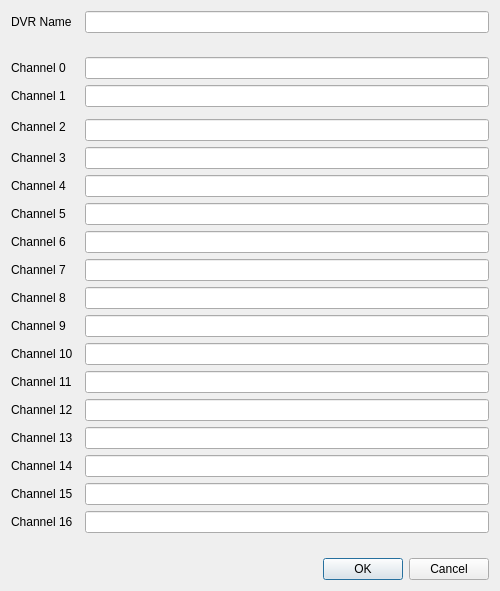
<?xml version="1.0" encoding="UTF-8"?>
<ui version="4.0">
 <class>Dialog</class>
 <widget class="QDialog" name="Dialog">
  <property name="geometry">
   <rect>
    <x>0</x>
    <y>0</y>
    <width>500</width>
    <height>591</height>
   </rect>
  </property>
  <property name="windowTitle">
   <string>Dialog</string>
  </property>
  <layout class="QGridLayout" name="gridLayout_2">
   <item row="0" column="0">
    <layout class="QGridLayout" name="gridLayout">
     <item row="14" column="2">
      <widget class="QLineEdit" name="ch10"/>
     </item>
     <item row="16" column="0">
      <widget class="QLabel" name="label_ch12">
       <property name="text">
        <string>Channel 12</string>
       </property>
      </widget>
     </item>
     <item row="21" column="0">
      <spacer name="verticalSpacer_2">
       <property name="orientation">
        <enum>Qt::Vertical</enum>
       </property>
       <property name="sizeHint" stdset="0">
        <size>
         <width>20</width>
         <height>40</height>
        </size>
       </property>
      </spacer>
     </item>
     <item row="12" column="2">
      <widget class="QLineEdit" name="ch8"/>
     </item>
     <item row="8" column="2">
      <widget class="QLineEdit" name="ch4"/>
     </item>
     <item row="7" column="0">
      <widget class="QLabel" name="label_ch3">
       <property name="text">
        <string>Channel 3</string>
       </property>
      </widget>
     </item>
     <item row="13" column="2">
      <widget class="QLineEdit" name="ch9"/>
     </item>
     <item row="17" column="2">
      <widget class="QLineEdit" name="ch13"/>
     </item>
     <item row="7" column="2">
      <widget class="QLineEdit" name="ch3"/>
     </item>
     <item row="14" column="0">
      <widget class="QLabel" name="label_ch10">
       <property name="text">
        <string>Channel 10</string>
       </property>
      </widget>
     </item>
     <item row="8" column="0">
      <widget class="QLabel" name="label_ch4">
       <property name="text">
        <string>Channel 4</string>
       </property>
      </widget>
     </item>
     <item row="11" column="2">
      <widget class="QLineEdit" name="ch7"/>
     </item>
     <item row="19" column="2">
      <widget class="QLineEdit" name="ch15"/>
     </item>
     <item row="20" column="0">
      <widget class="QLabel" name="label_ch16">
       <property name="text">
        <string>Channel 16</string>
       </property>
      </widget>
     </item>
     <item row="4" column="0">
      <widget class="QLabel" name="label_ch1">
       <property name="text">
        <string>Channel 1</string>
       </property>
      </widget>
     </item>
     <item row="4" column="2">
      <widget class="QLineEdit" name="ch1"/>
     </item>
     <item row="0" column="2">
      <widget class="QLineEdit" name="DVRname"/>
     </item>
     <item row="15" column="0">
      <widget class="QLabel" name="label_ch11">
       <property name="text">
        <string>Channel 11</string>
       </property>
      </widget>
     </item>
     <item row="9" column="0">
      <widget class="QLabel" name="label_ch5">
       <property name="text">
        <string>Channel 5</string>
       </property>
      </widget>
     </item>
     <item row="11" column="0">
      <widget class="QLabel" name="label_ch7">
       <property name="text">
        <string>Channel 7</string>
       </property>
      </widget>
     </item>
     <item row="13" column="0">
      <widget class="QLabel" name="label_ch9">
       <property name="text">
        <string>Channel 9</string>
       </property>
      </widget>
     </item>
     <item row="10" column="2">
      <widget class="QLineEdit" name="ch6"/>
     </item>
     <item row="12" column="0">
      <widget class="QLabel" name="label_ch8">
       <property name="text">
        <string>Channel 8</string>
       </property>
      </widget>
     </item>
     <item row="20" column="2">
      <widget class="QLineEdit" name="ch16"/>
     </item>
     <item row="0" column="0">
      <widget class="QLabel" name="label">
       <property name="text">
        <string>DVR Name</string>
       </property>
      </widget>
     </item>
     <item row="3" column="2">
      <widget class="QLineEdit" name="ch0"/>
     </item>
     <item row="17" column="0">
      <widget class="QLabel" name="label_ch13">
       <property name="text">
        <string>Channel 13</string>
       </property>
      </widget>
     </item>
     <item row="18" column="2">
      <widget class="QLineEdit" name="ch14"/>
     </item>
     <item row="30" column="0" colspan="3">
      <widget class="QDialogButtonBox" name="buttonBox">
       <property name="orientation">
        <enum>Qt::Horizontal</enum>
       </property>
       <property name="standardButtons">
        <set>QDialogButtonBox::Cancel|QDialogButtonBox::Ok</set>
       </property>
      </widget>
     </item>
     <item row="18" column="0">
      <widget class="QLabel" name="label_ch14">
       <property name="text">
        <string>Channel 14</string>
       </property>
      </widget>
     </item>
     <item row="6" column="2">
      <widget class="QLineEdit" name="ch2"/>
     </item>
     <item row="10" column="0">
      <widget class="QLabel" name="label_ch6">
       <property name="text">
        <string>Channel 6</string>
       </property>
      </widget>
     </item>
     <item row="16" column="2">
      <widget class="QLineEdit" name="ch12"/>
     </item>
     <item row="5" column="0" rowspan="2">
      <widget class="QLabel" name="label_ch2">
       <property name="text">
        <string>Channel 2</string>
       </property>
      </widget>
     </item>
     <item row="15" column="2">
      <widget class="QLineEdit" name="ch11"/>
     </item>
     <item row="9" column="2">
      <widget class="QLineEdit" name="ch5"/>
     </item>
     <item row="19" column="0">
      <widget class="QLabel" name="label_ch15">
       <property name="text">
        <string>Channel 15</string>
       </property>
      </widget>
     </item>
     <item row="3" column="0">
      <widget class="QLabel" name="label_ch0">
       <property name="text">
        <string>Channel 0</string>
       </property>
      </widget>
     </item>
     <item row="1" column="0">
      <spacer name="verticalSpacer">
       <property name="orientation">
        <enum>Qt::Vertical</enum>
       </property>
       <property name="sizeHint" stdset="0">
        <size>
         <width>20</width>
         <height>40</height>
        </size>
       </property>
      </spacer>
     </item>
    </layout>
   </item>
  </layout>
 </widget>
 <resources>
  <include location="image.qrc"/>
 </resources>
 <connections>
  <connection>
   <sender>buttonBox</sender>
   <signal>accepted()</signal>
   <receiver>Dialog</receiver>
   <slot>accept()</slot>
   <hints>
    <hint type="sourcelabel">
     <x>248</x>
     <y>254</y>
    </hint>
    <hint type="destinationlabel">
     <x>157</x>
     <y>274</y>
    </hint>
   </hints>
  </connection>
  <connection>
   <sender>buttonBox</sender>
   <signal>rejected()</signal>
   <receiver>Dialog</receiver>
   <slot>reject()</slot>
   <hints>
    <hint type="sourcelabel">
     <x>316</x>
     <y>260</y>
    </hint>
    <hint type="destinationlabel">
     <x>286</x>
     <y>274</y>
    </hint>
   </hints>
  </connection>
 </connections>
</ui>
